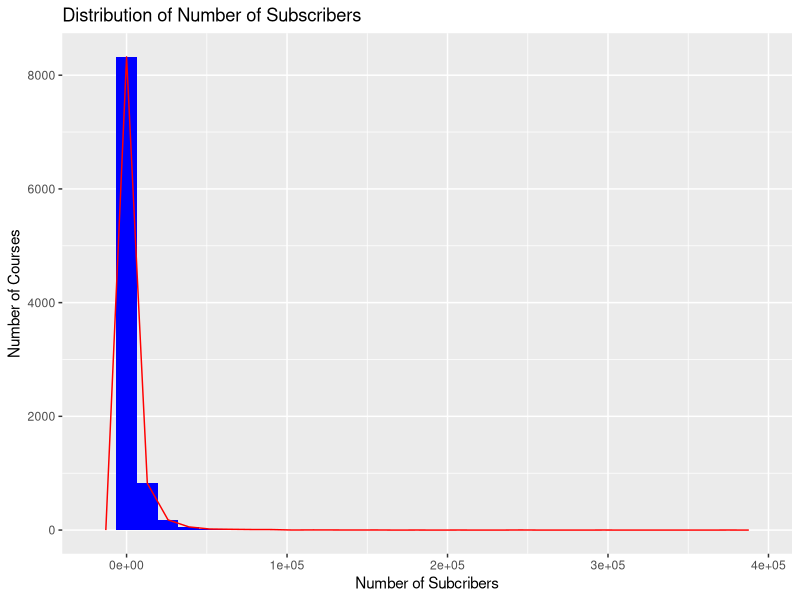
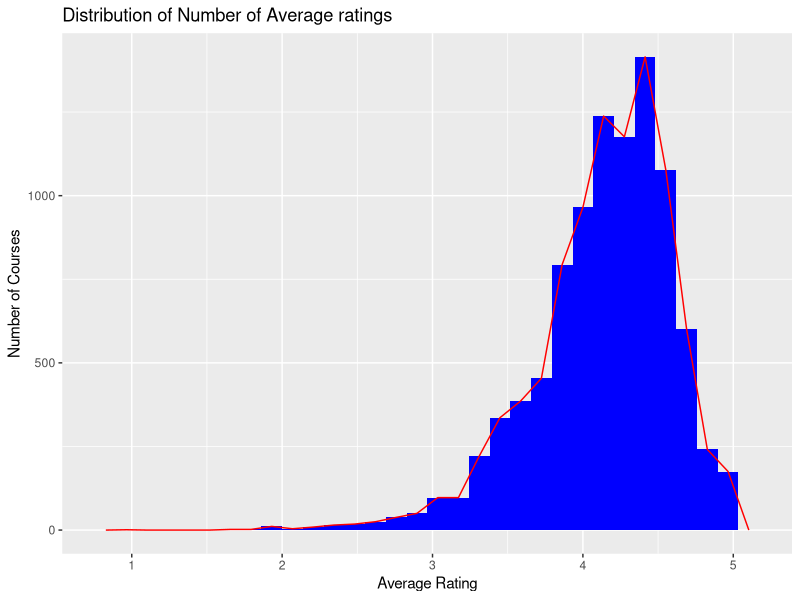
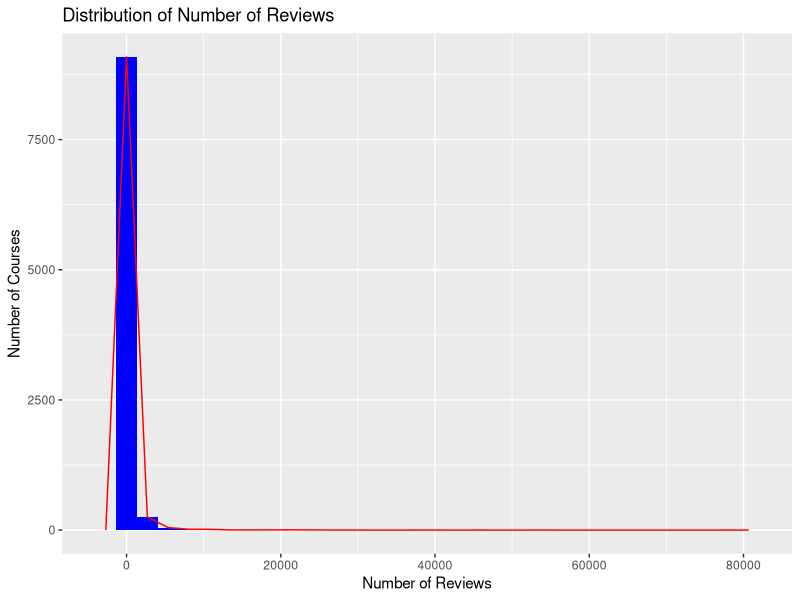
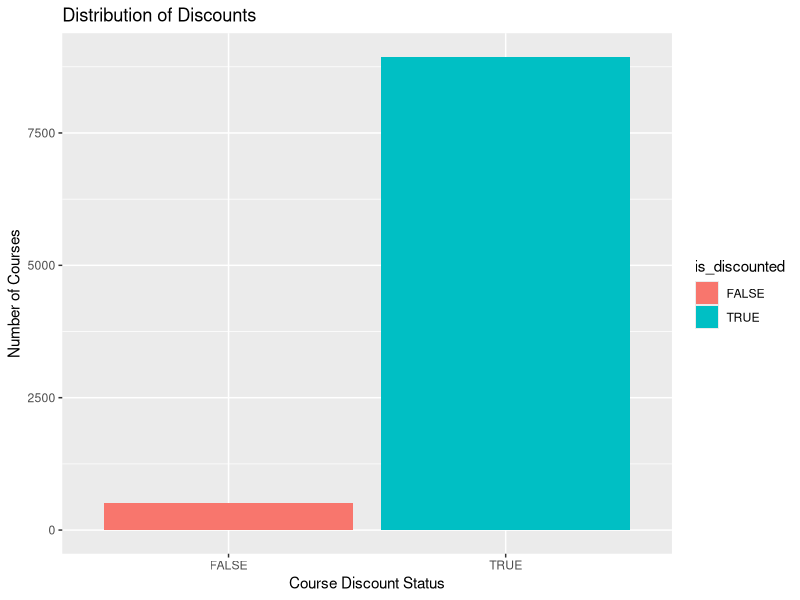
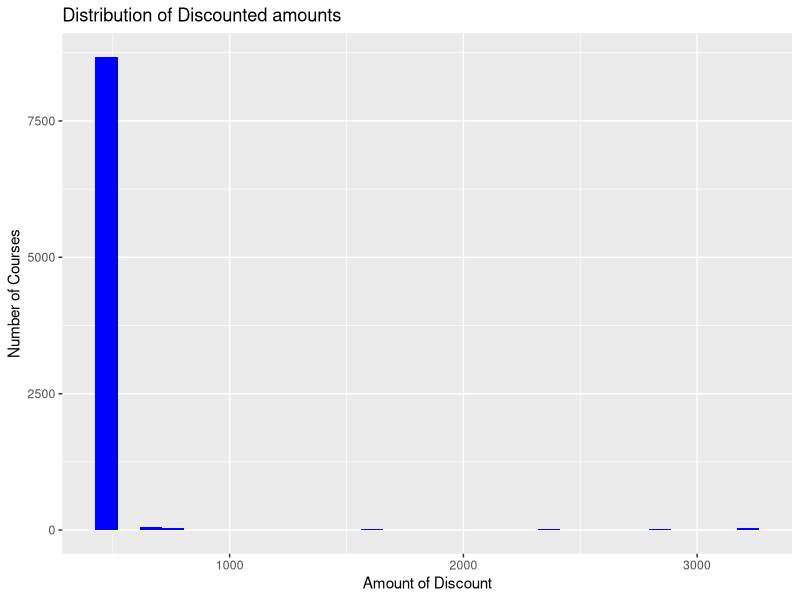
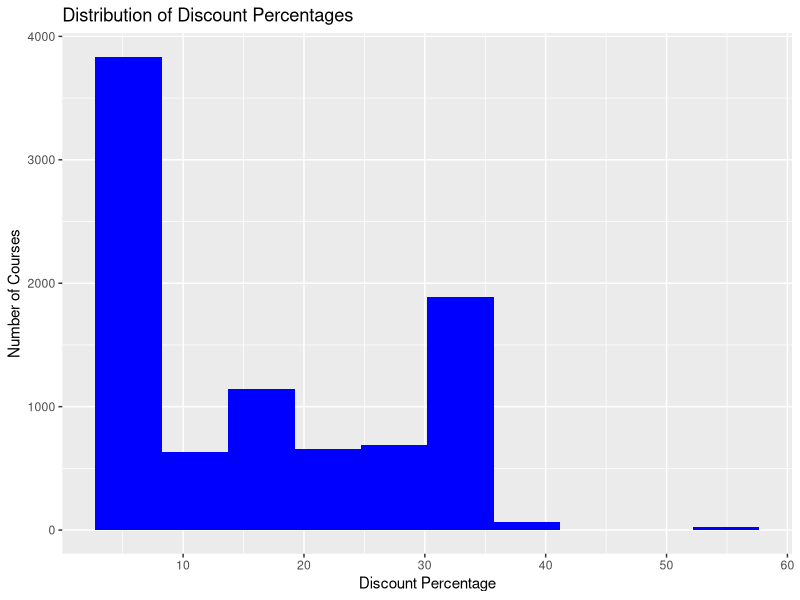
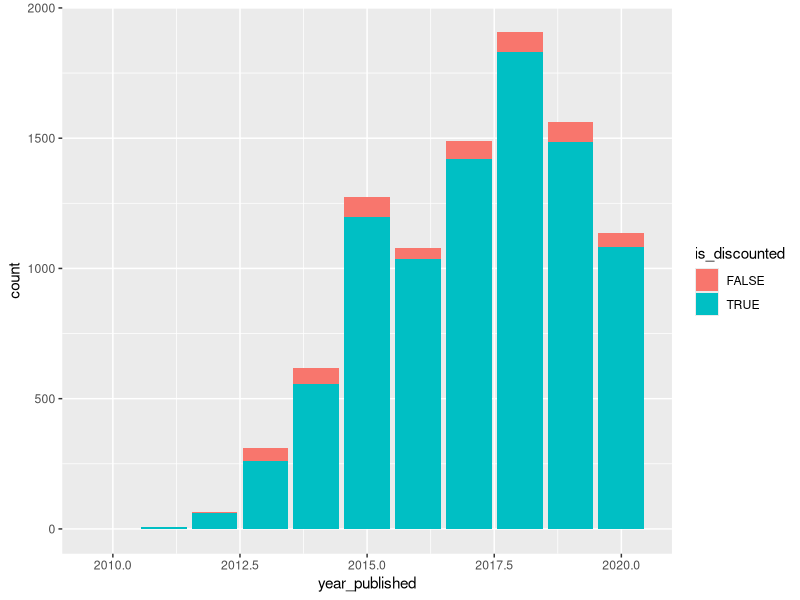
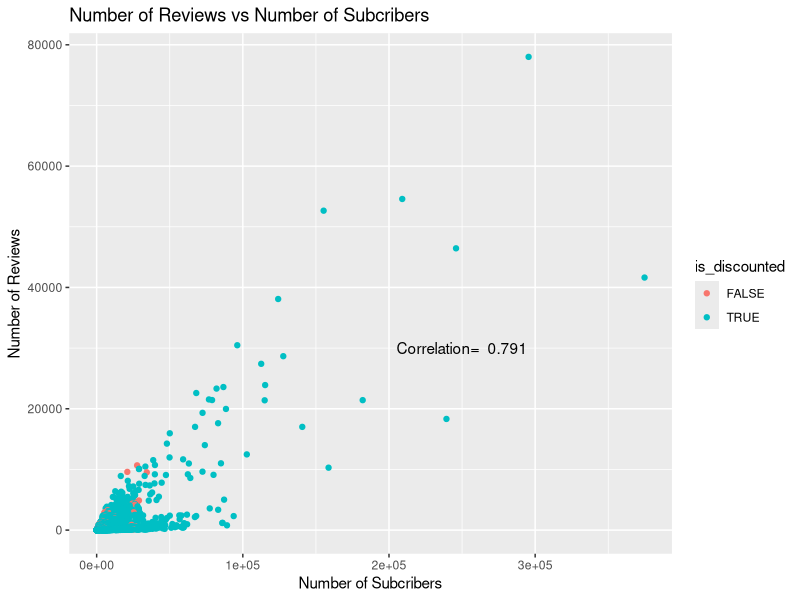

Reproduce these figures in R, in order.
## ---- chunk 1
#Installing Packages 
# Remove the # and Run these lines if you have not used these packages before

#install.packages("tidyverse")
#install.packages("lubridate")
#install.packages("readr")


# Loading of Packages
library(tidyverse)
library(lubridate)
library(readr)
library(dplyr)

# tidyverse contain most of the tools that will be used in this analysis
## ---- chunk 2
# The Dataset is in the same folder as this MarkDown Book

courses <- read_csv("udemy_output_All_Business_p1_p626.csv")
## ---- chunk 3
head(courses)
## ---- chunk 4
glimpse(courses)
## ---- chunk 5

#This checks for Null Values in the dataset
nulls = is.na(courses)

#This summarises the characteristics of the null values
summary(nulls)
## ---- chunk 6
#This checks for duplicated rows in the dataset
nulls = duplicated(courses)

#This summarises the characteristics of the duplicated rows
summary(nulls)
## ---- chunk 7
glimpse(courses)
## ---- chunk 8
# The Summary Function gives an overview statistics of all the non-chracter coluumns
summary(courses)
## ---- chunk 9
#ggplot will be used for visualization

ggplot(data= courses, mapping = aes(x= num_subscribers)) + geom_histogram(fill="blue") +
    geom_freqpoly(color="red") +
    labs(title= "Distribution of Number of Subscribers", x="Number of Subcribers", y= "Number of Courses")
## ---- chunk 10
#ggplot will be used for visualization

ggplot(data= courses, mapping = aes(x= avg_rating)) + geom_histogram( fill= "blue") +
    geom_freqpoly(color="red") +
    labs(title= "Distribution of Number of Average ratings", x="Average Rating", y= "Number of Courses")
## ---- chunk 11
#ggplot will be used for visualisation

ggplot(data= courses, mapping = aes(x= num_reviews)) + geom_histogram(fill="blue") +
    geom_freqpoly(color="red") +
    labs(title= "Distribution of Number of Reviews", x="Number of Reviews", y= "Number of Courses")
## ---- chunk 12
# All discounted courses have   `NA` at the column `discount_price__amount`
courses <- courses %>% 
  mutate(is_discounted = ifelse(is.na(discount_price__amount)==FALSE, TRUE, FALSE ))
## ---- chunk 13
# Creating a Bar Chart to show distribution of discounts
ggplot(data=courses, mapping = aes(x= is_discounted, fill= is_discounted)) +  geom_bar() +
    labs(title= "Distribution of Discounts", x="Course Discount Status", y= "Number of Courses")
## ---- chunk 14
discounted_courses <- courses %>% filter(is_discounted==TRUE)
## ---- chunk 15
# Creating a Histogram
ggplot(data= discounted_courses, mapping= aes(x= discount_price__amount)) + geom_histogram(fill="blue") +
    labs(title= "Distribution of Discounted amounts", x="Amount of Discount", y= "Number of Courses")
## ---- chunk 16
discounted_courses <- discounted_courses  %>% 
  mutate(discount_percentage= (discount_price__amount/ price_detail__amount)*100) 
## ---- chunk 17
# Creating a Histogram
ggplot(data= discounted_courses, mapping= aes(x= discount_percentage)) + geom_histogram(bins= 10, fill="blue") +
    labs(title= "Distribution of Discount Percentages", x="Discount Percentage", y= "Number of Courses")
## ---- chunk 18
courses <- courses %>% mutate(year_published=year(published_time))
## ---- chunk 19
# Creating a Bar Chart for each year
ggplot(data= courses, mapping= aes(x= year_published, fill=is_discounted)) + geom_bar()
## ---- chunk 20
#calculating correlation
correlation <- courses %>% select(num_subscribers, num_reviews) %>% cor()
correlation<- round(correlation[1,2],3)

ggplot(data= courses, mapping= aes(x= num_subscribers, y= num_reviews, color= is_discounted)) + geom_point() + 
    labs(title= "Number of Reviews vs Number of Subcribers", x="Number of Subcribers", y= "Number of Reviews") + 
  annotate("text", x= 250000, y= 30000, label= paste("Correlation= ",correlation))
## ---- chunk 21
#calculating correlation
correlation <- courses %>% select(num_subscribers, num_published_lectures) %>% cor()
correlation<- round(correlation[1,2],3)

ggplot(data= courses, mapping= aes(x= num_published_lectures, y= num_subscribers, color= is_discounted)) + geom_point() + 
    labs(title= "Number of Publised Lectures vs Number of Subcribers", x="Number of Published Lectures", y= "Number of Subscribers") + 
  annotate("text", x= 450, y= 200000, label= paste("Correlation= ",correlation))
## ---- chunk 22
#calculating correlation
correlation <- courses %>% select(num_subscribers, avg_rating) %>% cor()
correlation<- round(correlation[1,2],3)

ggplot(data= courses, mapping= aes(x= avg_rating, y= num_subscribers, color= is_discounted)) + geom_point() + 
    labs(title= "Average Rating vs Number of Subcribers", x="Average Rating", y= "Number of Subscribers") +
  annotate("text", x= 3.5, y= 100000, label= paste("Correlation= ",correlation))
## ---- chunk 23
#calculating correlation
correlation <- courses %>% select(num_subscribers, price_detail__amount) %>% cor()
correlation<- round(correlation[1,2],3)

ggplot(data= courses, mapping= aes(x= price_detail__amount, y= num_subscribers, color= is_discounted)) + geom_point() +
    labs(title= "Course Price vs Number of Subcribers", x="Course Price", y= "Number of Subscribers") + 
  annotate("text", x= 5000, y= 200000, label= paste("Correlation= ",correlation))
## ---- chunk 24
# We will create a column to calculate the number of days since course was published with today as reference
courses <- courses %>% mutate(days_since_published = as.numeric(now() - published_time))
## ---- chunk 25
#calculating correlation
correlation <- courses %>% select(num_subscribers,days_since_published) %>% cor()
correlation<- round(correlation[1,2],3)

ggplot(data= courses, mapping= aes(x= days_since_published, y= num_subscribers, color= is_discounted)) + geom_point() + 
    labs(title= "Number of Days Since Published vs Number of Subcribers", x="Number of days since Published", y= "Number of Subscribers") + annotate("text", x= 3500, y= 200000, label= paste("Correlation= ",correlation))
## ---- chunk 26
#calculating correlation
#correlation <- courses %>% select(num_subscribers, is_discounted) %>% cor()
#correlation<- round(correlation[1,2],3)

ggplot(data= courses, mapping= aes(x= is_discounted, y= num_subscribers, color= is_discounted)) + geom_point() + 
    labs(title= "Discount Status vs Number of Subcribers", x="Discount", y= "Number of Subscribers") 
## ---- chunk 27
courses <- courses %>% mutate(course_discount = ifelse(is_discounted==FALSE, 0, discount_price__amount))

# Creating a Discount percentage column
courses <- courses %>% mutate(discount_percentage = (course_discount/ price_detail__amount)*100)

#calculating correlation
correlation <- courses %>% select(num_subscribers, discount_percentage) %>% cor()
correlation<- round(correlation[1,2],3)

ggplot(data= courses, mapping= aes(x= discount_percentage, y= num_subscribers, color= is_discounted)) + geom_point() + 
    labs(title= "Discount Percentage vs Number of Subcribers", x="Discount Percentage", y= "Number of Subscribers") +
  annotate("text", x= 30, y= 200000, label= paste("Correlation= ",correlation)) 
